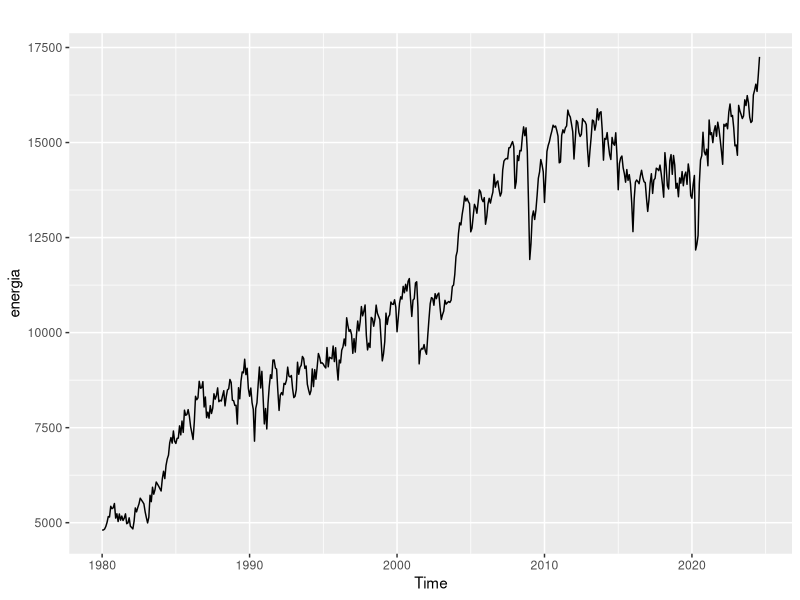
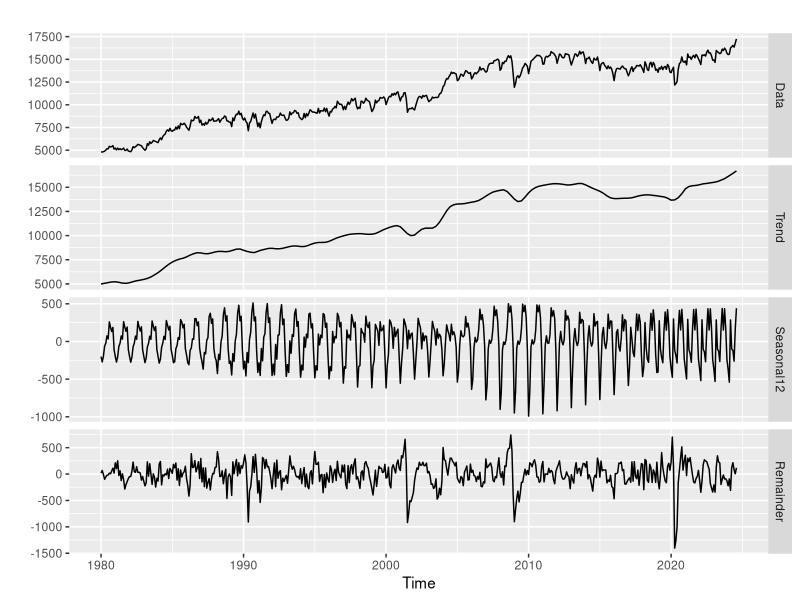
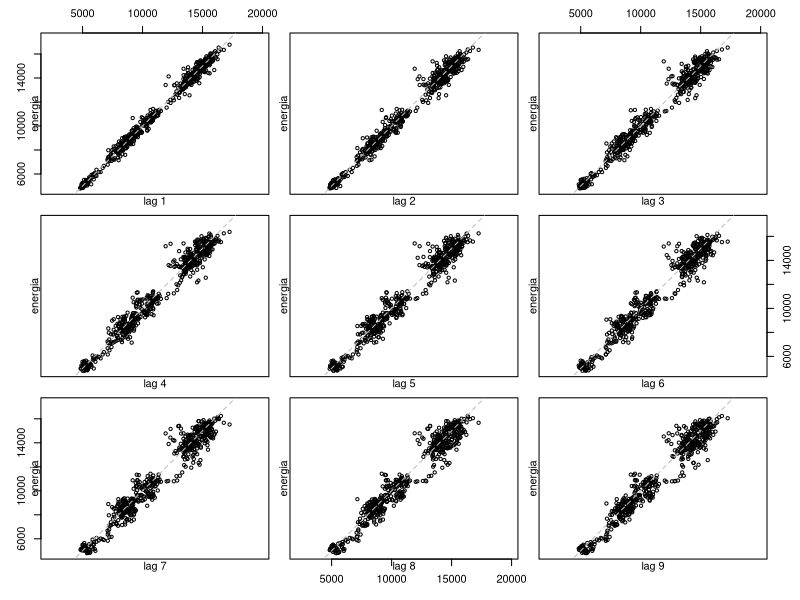
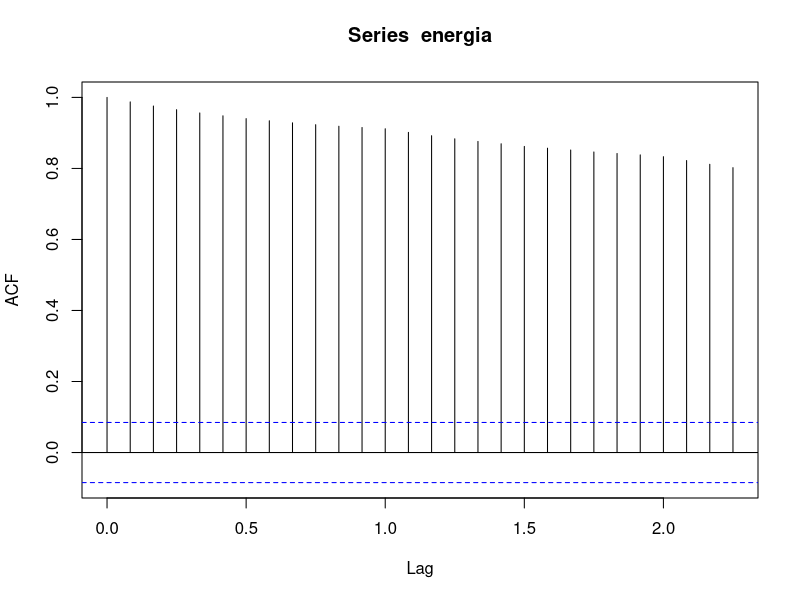
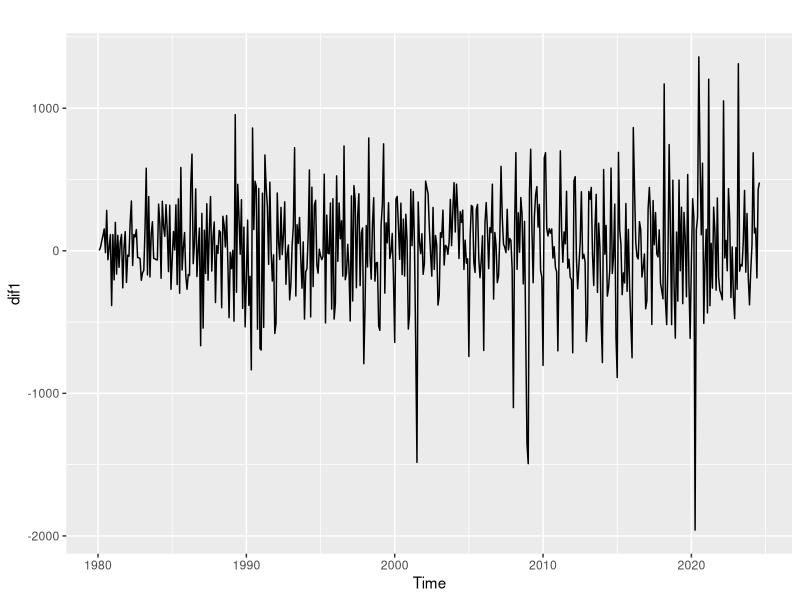
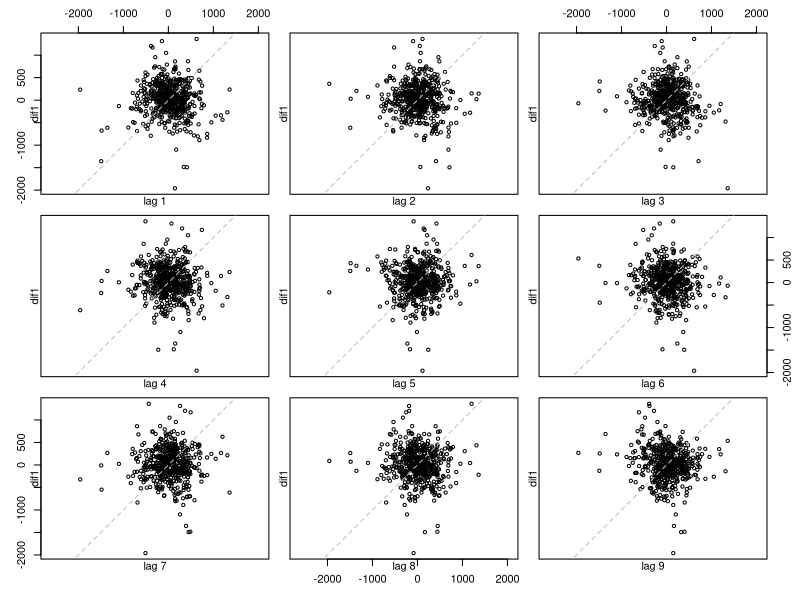
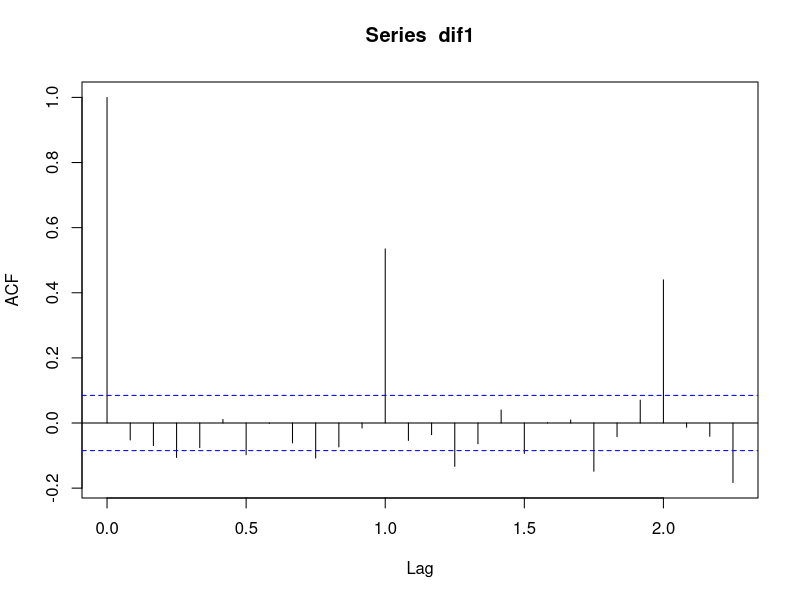
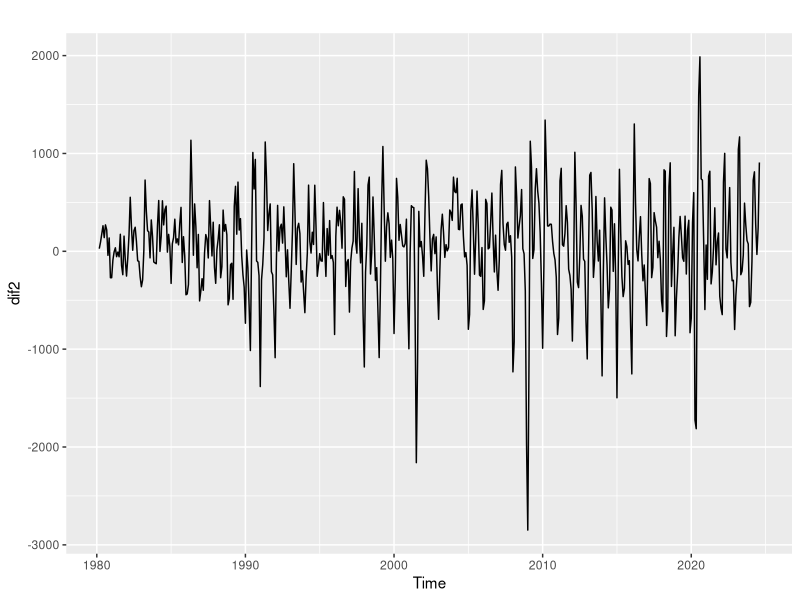

Recreate these plots in R, in order.
library(forecast)
base = read.csv2("energia.csv")
energia = ts(base$consumo, frequency=12, start=c(1980,1))
autoplot(energia)

# Decomposicao da serie temporal
autoplot(mstl(energia))

# Autocorrelacao
lag.plot(energia, lags = 9)
acf(energia)

# Diferenciacao da serie nao estacionaria
head(energia,10)
head(diff(energia), 10)
head(diff(energia, 2), 10)

dif1 = diff(energia)
autoplot(dif1)
lag.plot(dif1, lags = 9)
acf(dif1)

dif2 = diff(energia, 2)
autoplot(dif2)
lag.plot(dif2, lags = 9)
acf(dif2)

d = ndiffs(energia)

# Testando a estacionaridade
library(tseries)
adf.test(energia)
adf.test(dif1)

# Ajustando o modelo Autorregressivo
ar.p1 <- arima(dif1, order = c(1, 0, 0))
coefficients(ar.p1)
ar.p2 <- arima(dif2, order = c(1, 0, 0))
coefficients(ar.p2)

# Diagnóstico do modelo
forecast::checkresiduals(ar.p1)
forecast::checkresiduals(ar.p2)

# Acuracia do modelo
forecast::accuracy(ar.p1)
forecast::accuracy(ar.p2)

# Previsao do modelo
forecast <- predict(ar.p1, n.ahead = 12)
forecast$pred
library(forecast)
forecast(ar.p1, h = 12) |> autoplot()


# PREVISAO PARA OS DADOS REAIS
c = ar.p1$coef[2]
phi_1 = ar.p1$coef[1]
yt = 17253
drift = 479
yh = yt + (c + phi_1*drift) 
